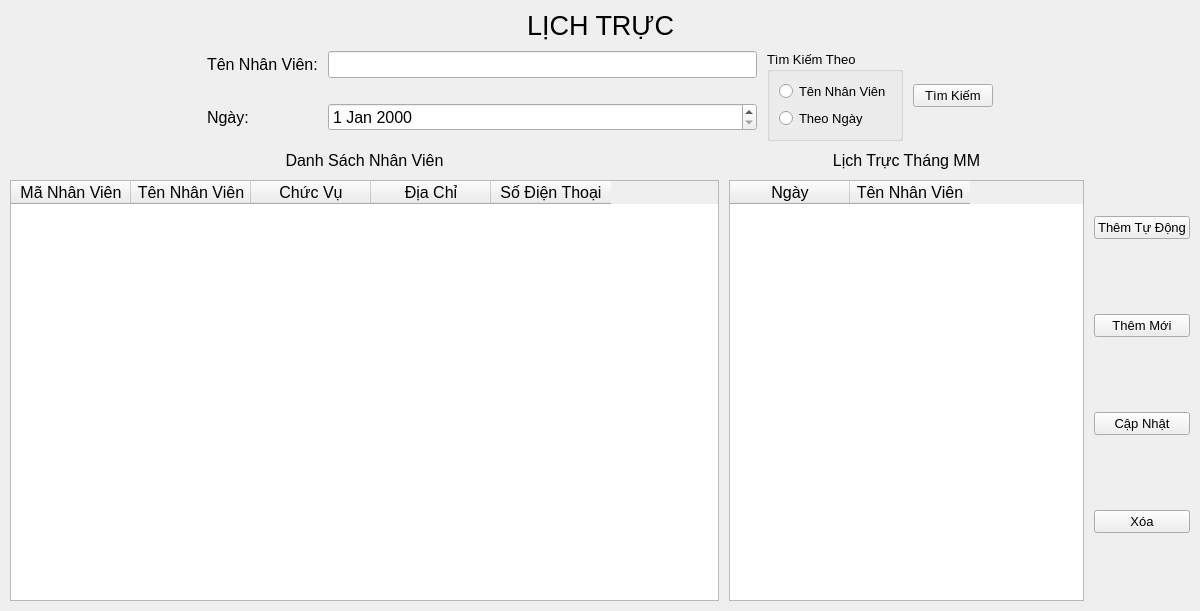
<?xml version="1.0" encoding="UTF-8"?>
<ui version="4.0">
 <class>Schedule</class>
 <widget class="QFrame" name="Schedule">
  <property name="geometry">
   <rect>
    <x>0</x>
    <y>0</y>
    <width>1200</width>
    <height>611</height>
   </rect>
  </property>
  <property name="windowTitle">
   <string>Frame</string>
  </property>
  <layout class="QVBoxLayout" name="verticalLayout_5">
   <property name="spacing">
    <number>10</number>
   </property>
   <property name="leftMargin">
    <number>10</number>
   </property>
   <property name="topMargin">
    <number>10</number>
   </property>
   <property name="rightMargin">
    <number>10</number>
   </property>
   <property name="bottomMargin">
    <number>10</number>
   </property>
   <item>
    <layout class="QHBoxLayout" name="horizontalLayout">
     <item>
      <spacer name="horizontalSpacer">
       <property name="orientation">
        <enum>Qt::Horizontal</enum>
       </property>
       <property name="sizeHint" stdset="0">
        <size>
         <width>40</width>
         <height>20</height>
        </size>
       </property>
      </spacer>
     </item>
     <item>
      <widget class="QLabel" name="label">
       <property name="font">
        <font>
         <pointsize>20</pointsize>
        </font>
       </property>
       <property name="text">
        <string>LỊCH TRỰC</string>
       </property>
      </widget>
     </item>
     <item>
      <spacer name="horizontalSpacer_2">
       <property name="orientation">
        <enum>Qt::Horizontal</enum>
       </property>
       <property name="sizeHint" stdset="0">
        <size>
         <width>40</width>
         <height>20</height>
        </size>
       </property>
      </spacer>
     </item>
    </layout>
   </item>
   <item>
    <layout class="QHBoxLayout" name="horizontalLayout_4" stretch="1,4,1">
     <item>
      <spacer name="horizontalSpacer_3">
       <property name="orientation">
        <enum>Qt::Horizontal</enum>
       </property>
       <property name="sizeHint" stdset="0">
        <size>
         <width>40</width>
         <height>20</height>
        </size>
       </property>
      </spacer>
     </item>
     <item>
      <layout class="QHBoxLayout" name="horizontalLayout_3">
       <item>
        <layout class="QFormLayout" name="formLayout">
         <property name="verticalSpacing">
          <number>25</number>
         </property>
         <item row="0" column="0">
          <widget class="QLabel" name="label_2">
           <property name="font">
            <font>
             <pointsize>12</pointsize>
            </font>
           </property>
           <property name="text">
            <string>Tên Nhân Viên:</string>
           </property>
          </widget>
         </item>
         <item row="1" column="0">
          <widget class="QLabel" name="label_3">
           <property name="font">
            <font>
             <pointsize>12</pointsize>
            </font>
           </property>
           <property name="text">
            <string>Ngày:</string>
           </property>
          </widget>
         </item>
         <item row="0" column="1">
          <widget class="QLineEdit" name="txtFullName">
           <property name="font">
            <font>
             <pointsize>12</pointsize>
            </font>
           </property>
          </widget>
         </item>
         <item row="1" column="1">
          <widget class="QDateEdit" name="deSchedule">
           <property name="font">
            <font>
             <pointsize>12</pointsize>
            </font>
           </property>
          </widget>
         </item>
        </layout>
       </item>
       <item>
        <widget class="QGroupBox" name="groupBox">
         <property name="font">
          <font>
           <pointsize>10</pointsize>
          </font>
         </property>
         <property name="title">
          <string>Tìm Kiếm Theo</string>
         </property>
         <layout class="QVBoxLayout" name="verticalLayout">
          <item>
           <widget class="QRadioButton" name="radioBTEmployee">
            <property name="font">
             <font>
              <pointsize>10</pointsize>
             </font>
            </property>
            <property name="text">
             <string>Tên Nhân Viên</string>
            </property>
           </widget>
          </item>
          <item>
           <widget class="QRadioButton" name="radioBTDay">
            <property name="font">
             <font>
              <pointsize>10</pointsize>
             </font>
            </property>
            <property name="text">
             <string>Theo Ngày</string>
            </property>
           </widget>
          </item>
         </layout>
        </widget>
       </item>
       <item>
        <widget class="QPushButton" name="btSearch">
         <property name="font">
          <font>
           <pointsize>10</pointsize>
          </font>
         </property>
         <property name="text">
          <string>Tìm Kiếm</string>
         </property>
        </widget>
       </item>
      </layout>
     </item>
     <item>
      <spacer name="horizontalSpacer_4">
       <property name="orientation">
        <enum>Qt::Horizontal</enum>
       </property>
       <property name="sizeHint" stdset="0">
        <size>
         <width>40</width>
         <height>20</height>
        </size>
       </property>
      </spacer>
     </item>
    </layout>
   </item>
   <item>
    <layout class="QHBoxLayout" name="horizontalLayout_2" stretch="4,2,0">
     <item>
      <layout class="QVBoxLayout" name="verticalLayout_2">
       <item>
        <widget class="QLabel" name="label_4">
         <property name="font">
          <font>
           <pointsize>12</pointsize>
          </font>
         </property>
         <property name="text">
          <string>Danh Sách Nhân Viên</string>
         </property>
         <property name="alignment">
          <set>Qt::AlignCenter</set>
         </property>
        </widget>
       </item>
       <item>
        <widget class="QTableWidget" name="dataTabEmployee">
         <property name="font">
          <font>
           <family>MS Shell Dlg 2</family>
           <pointsize>12</pointsize>
          </font>
         </property>
         <property name="sizeAdjustPolicy">
          <enum>QAbstractScrollArea::AdjustToContentsOnFirstShow</enum>
         </property>
         <attribute name="horizontalHeaderDefaultSectionSize">
          <number>120</number>
         </attribute>
         <attribute name="horizontalHeaderMinimumSectionSize">
          <number>50</number>
         </attribute>
         <column>
          <property name="text">
           <string>Mã Nhân Viên</string>
          </property>
         </column>
         <column>
          <property name="text">
           <string>Tên Nhân Viên</string>
          </property>
         </column>
         <column>
          <property name="text">
           <string>Chức Vụ</string>
          </property>
         </column>
         <column>
          <property name="text">
           <string>Địa Chỉ</string>
          </property>
         </column>
         <column>
          <property name="text">
           <string>Số Điện Thoại</string>
          </property>
         </column>
        </widget>
       </item>
      </layout>
     </item>
     <item>
      <layout class="QVBoxLayout" name="verticalLayout_3">
       <item>
        <widget class="QLabel" name="lbMonthSchedule">
         <property name="font">
          <font>
           <pointsize>12</pointsize>
          </font>
         </property>
         <property name="text">
          <string>Lịch Trực Tháng MM</string>
         </property>
         <property name="alignment">
          <set>Qt::AlignCenter</set>
         </property>
        </widget>
       </item>
       <item>
        <widget class="QTableWidget" name="dataTabSchedule">
         <property name="font">
          <font>
           <family>MS Shell Dlg 2</family>
           <pointsize>12</pointsize>
          </font>
         </property>
         <attribute name="horizontalHeaderDefaultSectionSize">
          <number>120</number>
         </attribute>
         <column>
          <property name="text">
           <string>Ngày</string>
          </property>
         </column>
         <column>
          <property name="text">
           <string>Tên Nhân Viên</string>
          </property>
         </column>
        </widget>
       </item>
      </layout>
     </item>
     <item>
      <layout class="QVBoxLayout" name="verticalLayout_4">
       <item>
        <widget class="QPushButton" name="btAutoAdd">
         <property name="font">
          <font>
           <pointsize>10</pointsize>
          </font>
         </property>
         <property name="text">
          <string>Thêm Tự Động</string>
         </property>
        </widget>
       </item>
       <item>
        <widget class="QPushButton" name="btManualAdd">
         <property name="font">
          <font>
           <pointsize>10</pointsize>
          </font>
         </property>
         <property name="text">
          <string>Thêm Mới</string>
         </property>
        </widget>
       </item>
       <item>
        <widget class="QPushButton" name="btUpdate">
         <property name="font">
          <font>
           <pointsize>10</pointsize>
          </font>
         </property>
         <property name="text">
          <string>Cập Nhật</string>
         </property>
        </widget>
       </item>
       <item>
        <widget class="QPushButton" name="btDel">
         <property name="font">
          <font>
           <pointsize>10</pointsize>
          </font>
         </property>
         <property name="text">
          <string>Xóa</string>
         </property>
        </widget>
       </item>
      </layout>
     </item>
    </layout>
   </item>
  </layout>
 </widget>
 <resources/>
 <connections/>
</ui>
